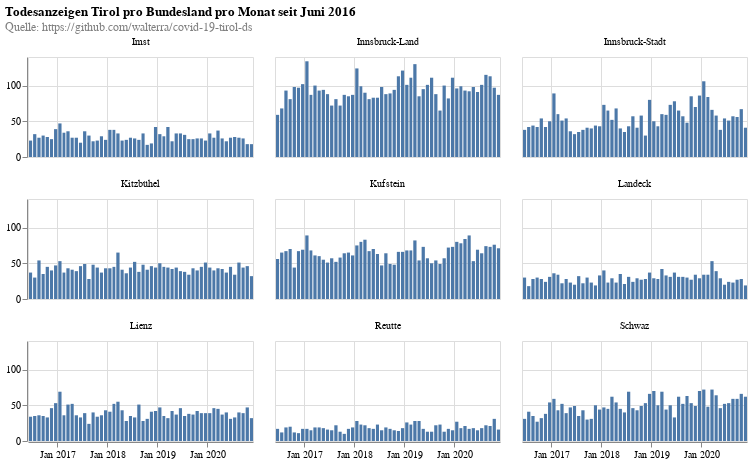

Notebook source saved alongside this figure:
### Code cell
alt.renderers.enable('html')
alt.data_transformers.disable_max_rows()
chartDistrictsBars = alt.Chart().mark_bar().encode(
    x=alt.X('yearmonth(date):T', title=None),
    y=alt.Y('sum(count):Q', title=None),
    tooltip=['yearmonth(date):T', 'sum(count):Q']
).properties(
    width=225,
    height=100,
)

chartDistrictsLine = alt.Chart().mark_rule(color='lightblue').encode(
    y='avg:Q',
    size=alt.SizeValue(1.5),
    tooltip=['avg:Q']
).transform_timeunit(
    yearmonth='yearmonth(date)'
).transform_aggregate(
    sum_deaths='sum(count)',
    sum_buckets='distinct(yearmonth)'
).transform_calculate(
    avg='datum.sum_deaths / datum.sum_buckets'
)

chartDistricts = alt.layer(chartDistrictsBars, data=df_by_day_by_district).facet(
    facet=alt.Facet('district:N', title=None),
    columns=3,
    title={
      "text": ["Todesanzeigen Tirol pro Bundesland pro Monat seit Juni 2016"], 
      "subtitle": [
          "Quelle: https://github.com/walterra/covid-19-tirol-ds"
      ],
      "color": "black",
      "subtitleColor": "gray"
    },
)


chartDistricts

### Figure 1 — Vega-Lite specification as saved in the notebook (floating-point values rounded to 4 significant figures; data arrays with more than 128 entries replaced by an {"elided": "..."} marker saying what was removed)
{"config": {"view": {"continuousWidth": 400, "continuousHeight": 300}}, "data": {"name": "data-aa3c2bd34dad87a280353530fb7eedf2"}, "facet": {"type": "nominal", "field": "district", "title": null}, "spec": {"layer": [{"mark": "bar", "encoding": {"tooltip": [{"type": "temporal", "field": "date", "timeUnit": "yearmonth"}, {"type": "quantitative", "aggregate": "sum", "field": "count"}], "x": {"type": "temporal", "field": "date", "timeUnit": "yearmonth", "title": null}, "y": {"type": "quantitative", "aggregate": "sum", "field": "count", "title": null}}, "height": 100, "width": 225}]}, "columns": 3, "title": {"text": ["Todesanzeigen Tirol pro Bundesland pro Monat seit Juni 2016"], "subtitle": ["Quelle: https://github.com/walterra/covid-19-tirol-ds"], "color": "black", "subtitleColor": "gray"}, "$schema": "https://vega.github.io/schema/vega-lite/v4.8.1.json", "datasets": {"data-aa3c2bd34dad87a280353530fb7eedf2": {"elided": "10593 records"}}}
